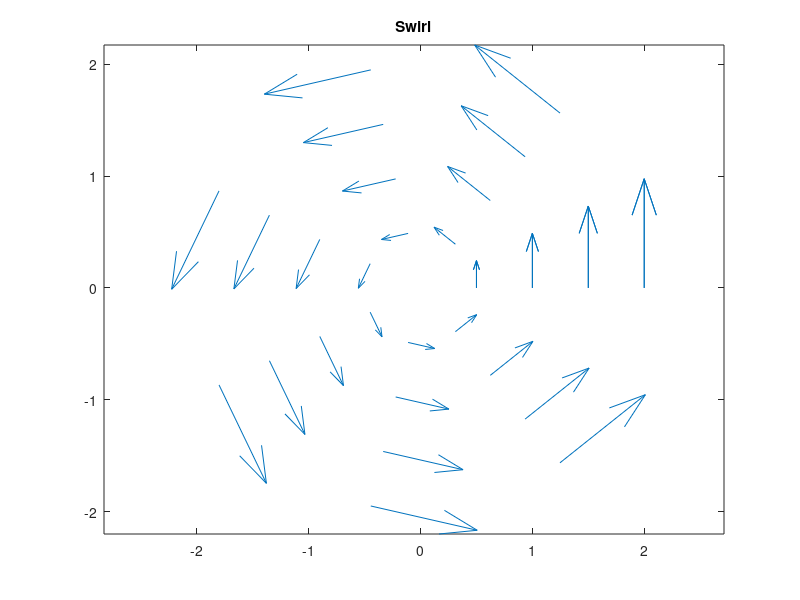
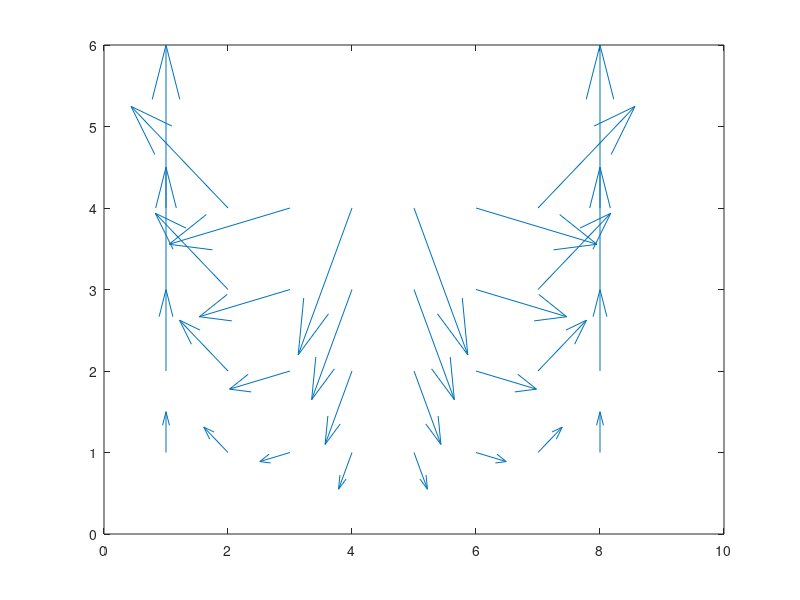

These figures' MATLAB source, in order:
% Basic quiver smoke test: a swirling 2D vector field.

%!numbl:assert_jit
theta = linspace(0, 2*pi, 8);
r = linspace(0.5, 2, 4);
[T, R] = meshgrid(theta, r);
X = R .* cos(T);
Y = R .* sin(T);
U = -Y;
V = X;

quiver(X, Y, U, V);
title('Swirl');
axis equal;

% quiver(U, V) form, no auto-scaling
figure;
quiver(U, V, 0);

disp('SUCCESS');
